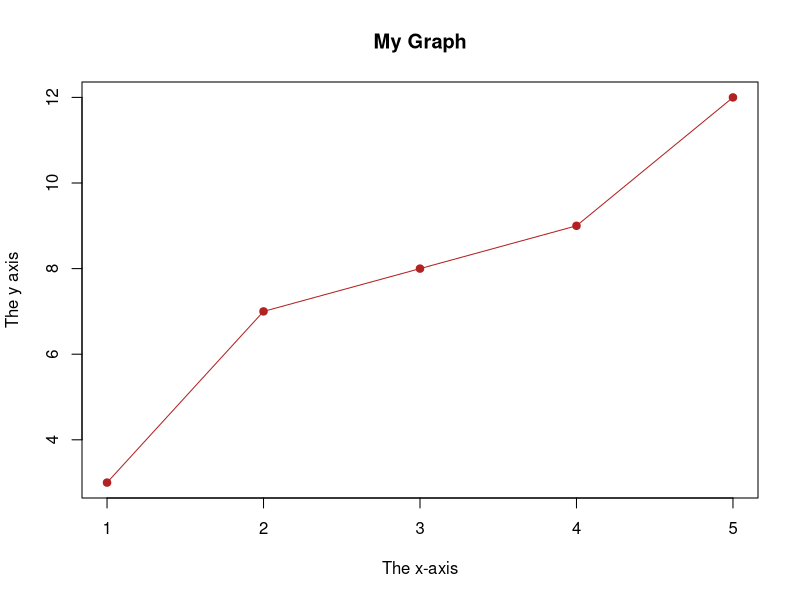
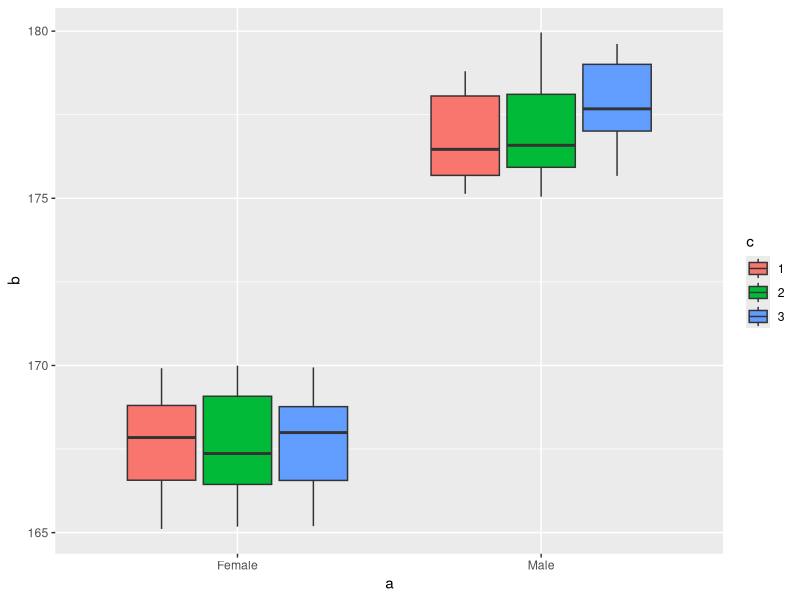

Generate these figures, in order, with R:
## ---- chunk 1
knitr::opts_chunk$set(echo = TRUE)
library(tidyverse)
## ---- chunk 2
"Hello Cal!" # this is an explicit print.. and, btw, this is a comment!
## ---- chunk 3
5 # this is a number.. 
## ---- chunk 4
is.numeric(5) # this is a number.. 
## ---- chunk 5
class(TRUE)
## ---- chunk 6
typeof(5) # but what kind of number??
class(5)
## ---- chunk 7
# Can I force to have another representation?
typeof( as.integer(5) )
print( as.integer(5) ) # we need to explicitly invoke the "print" function
typeof( as.character(5) )
print( as.character(5) )
## ---- chunk 8
for (i in 1:5) {print(i)}
## ---- chunk 9
# x = "1"
# for (i in 1:10) {print(i + x)}
## ---- chunk 10
ar_ops <- data.frame(Operators = c("+", "-", "*", "/", "^ or **", "%%", "%/%"),
                     Names = c("Addition", "Substraction", "Multiplication",
                               "Division", "Exponential", "Remainder", 
                               "Integer Division"),
                     Example = c("x + y", "x - y", "x * y", "x / y",
                                 "x ^ y", "x %% y", "x %/% y")
                     )
knitr::kable(ar_ops)
## ---- chunk 11
2 + 2
sum(1,2,3)
## ---- chunk 12
4 - 2
sum(4, -3)
sum( as.numeric( c("4", "5", "-7") ) ) # example of nested functions that make Tom mad!
## ---- chunk 13
3 * 3
## ---- chunk 14
20 / 5
## ---- chunk 15
5^2
5**2
## ---- chunk 16
10 %% 5
10 %% 6
10 %% 7
10 %% 8
10 %% 9
## ---- chunk 17
10 %/% 3 
## ---- chunk 18
# 13 * 43 / 7
# ...
## ---- chunk 19
1 %/% 0.2 #https://stat.ethz.ch/R-manual/R-devel/library/base/html/Arithmetic.html
## ---- chunk 20
log_cond <- data.frame(
Operator= c( "==", "!=",">", "<",	">=",	"<="),
 Name=c("Equal","Not equal","Greater than","Less than","Greater than or equal to","Less than or equal to"),
 Example=c("x == y","x != y",	 "x > y",	 "x < y",	 "x >= y",	 "x <= y")
)
knitr::kable(log_cond)
## ---- chunk 21
a <- 33
b <- 200

if (b > a) {
  print("b is greater than a")
}
## ---- chunk 22
for ( i in seq(1,5,1) ) { #try (1,6,2)
  print(i)
}
## ---- chunk 23
for ( i in c(1,3,5,7,12) ) {
  print(i)
}
## ---- chunk 24
i <- 1
while (i <= 5) {
  print(i)
  i <- i + 1
}
## ---- chunk 25
assign("variableName", 2) # https://stat.ethz.ch/R-manual/R-devel/library/base/html/assign.html
variableName
## ---- chunk 26
a <- 17
## ---- chunk 27
i <- 1
while (i <= 5) {
  print(i)
  i <- i + 1 # we saw this before!
}
## ---- chunk 28
a <- 7 # poor name.. what is "a"? e.g. could be the 7th day of the week: Sunday? Or the age of Arianna
sunday <- 7 # still difficult to read in the "environment" 
sunday_index <- 7 # better
arianna_age <- 7 # ok, snake case
AriannaAge <- 7 # ok, BigCamelCase.. but still.. if Arianna is alive she might grow?
fede_age <- (lubridate::year(Sys.time()) - 1989) # guess what is this constant..
## ---- chunk 29
`why this will not be fun!` <- 11 
`why this will not be fun!` # https://stat.ethz.ch/R-manual/R-devel/library/base/html/make.names.html
## ---- chunk 30
my_function <- function() { # create a function with the name my_function
  print("Hello Cal!")
}
## ---- chunk 31
# going "inception"
i <- n <- 1 # permutations with repetitions ! n^k
while (i <= 3 ) { 
    for (j in 1:3 ) {
        for (k in 1:3) {
            print(paste0(i, "-", j, "-", k))
            n <- n + 1
        }
    }
    i <- i + 1
}
print((n - 1))
## ---- chunk 32
expand.grid(rep(list(1:3),3)) # permutations with repetitions ! n^k
#?expand.grid()
## ---- chunk 33
ugmc_conv <- function(ppb, M, Temp) {
  ugmc <- ppb * (12.187) * M / (273.15 + Temp)
  return(ugmc)
}

M_O3 <- 48
ppb_O3 <- 1
ext_T <- 25

round(ugmc_conv(ppb_O3, M_O3, ext_T))
## ---- chunk 34
x <- c(1, 2, 3, 4, 5)
y <- c(3, 7, 8, 9, 12)

plot(x, y,
     main="My Graph", 
     xlab="The x-axis", ylab="The y axis",
     type = "o",
     col= "firebrick",
     cex=1,
     pch=19
     )
## ---- chunk 35
set.seed(1234)
a <- as.character(c(rep("Male",100), rep("Female",100)))
b <- as.numeric(c(runif(n = 100, min = 175 , max = 180),
       runif(n = 100, min = 165, max = 170)
       ))
c <- as.factor(round(runif(n = 200, min = 1, max = 3)))

df <- data.frame(cbind(a,b,c))
glimpse(df)

df$a <- as.factor(df$a)
df$b <- as.numeric(df$b)
df$c <- as.factor(df$c)
glimpse(df)

library(ggplot2)
ggplot(df,aes(a,b))+geom_boxplot(aes(fill=c))
